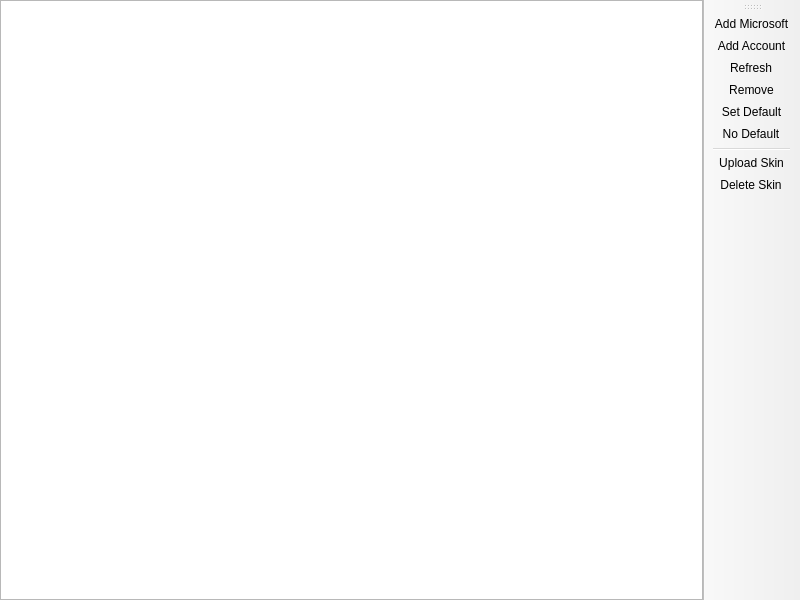
<?xml version="1.0" encoding="UTF-8"?>
<ui version="4.0">
 <class>AccountListPage</class>
 <widget class="QMainWindow" name="AccountListPage">
  <property name="geometry">
   <rect>
    <x>0</x>
    <y>0</y>
    <width>800</width>
    <height>600</height>
   </rect>
  </property>
  <widget class="QWidget" name="centralwidget">
   <layout class="QHBoxLayout" name="horizontalLayout">
    <property name="leftMargin">
     <number>0</number>
    </property>
    <property name="topMargin">
     <number>0</number>
    </property>
    <property name="rightMargin">
     <number>0</number>
    </property>
    <property name="bottomMargin">
     <number>0</number>
    </property>
    <item>
     <widget class="VersionListView" name="listView">
      <property name="alternatingRowColors">
       <bool>true</bool>
      </property>
      <property name="rootIsDecorated">
       <bool>false</bool>
      </property>
      <property name="itemsExpandable">
       <bool>false</bool>
      </property>
      <property name="allColumnsShowFocus">
       <bool>true</bool>
      </property>
      <attribute name="headerStretchLastSection">
       <bool>false</bool>
      </attribute>
     </widget>
    </item>
   </layout>
  </widget>
  <widget class="WideBar" name="toolBar">
   <attribute name="toolBarArea">
    <enum>RightToolBarArea</enum>
   </attribute>
   <attribute name="toolBarBreak">
    <bool>false</bool>
   </attribute>
   <addaction name="actionAddMicrosoft"/>
   <addaction name="actionAddMojang"/>
   <addaction name="actionRefresh"/>
   <addaction name="actionRemove"/>
   <addaction name="actionSetDefault"/>
   <addaction name="actionNoDefault"/>
   <addaction name="separator"/>
   <addaction name="actionUploadSkin"/>
   <addaction name="actionDeleteSkin"/>
  </widget>
  <action name="actionAddMojang">
   <property name="text">
    <string>Add Account</string>
   </property>
  </action>
  <action name="actionRemove">
   <property name="text">
    <string>Remove</string>
   </property>
  </action>
  <action name="actionSetDefault">
   <property name="text">
    <string>Set Default</string>
   </property>
  </action>
  <action name="actionNoDefault">
   <property name="checkable">
    <bool>true</bool>
   </property>
   <property name="text">
    <string>No Default</string>
   </property>
  </action>
  <action name="actionUploadSkin">
   <property name="text">
    <string>Upload Skin</string>
   </property>
  </action>
  <action name="actionDeleteSkin">
   <property name="text">
    <string>Delete Skin</string>
   </property>
   <property name="toolTip">
    <string>Delete the currently active skin and go back to the default one</string>
   </property>
  </action>
  <action name="actionAddMicrosoft">
   <property name="text">
    <string>Add Microsoft</string>
   </property>
  </action>
  <action name="actionRefresh">
   <property name="text">
    <string>Refresh</string>
   </property>
   <property name="toolTip">
    <string>Refresh the account tokens</string>
   </property>
  </action>
 </widget>
 <customwidgets>
  <customwidget>
   <class>VersionListView</class>
   <extends>QTreeView</extends>
   <header>ui/widgets/VersionListView.h</header>
  </customwidget>
  <customwidget>
   <class>WideBar</class>
   <extends>QToolBar</extends>
   <header>ui/widgets/WideBar.h</header>
  </customwidget>
 </customwidgets>
 <resources/>
 <connections/>
</ui>
